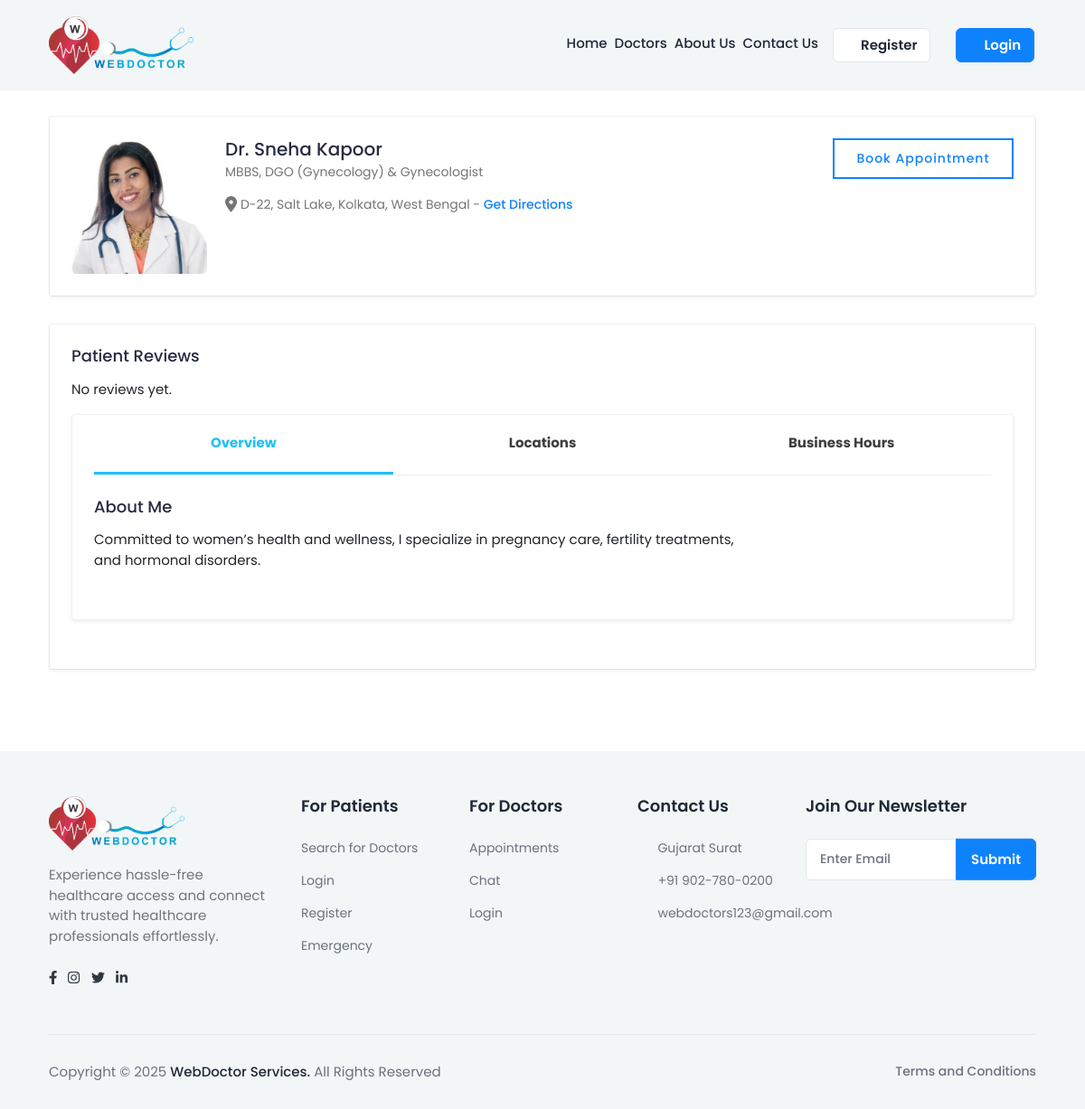
The app's page /doctor_profile/21/ with its own data.
### myapp/models.py (models this page shows, shortened)
class doctorRegister(models.Model):
    GENDER_CHOICES = [
        ('M', 'Male'),
        ('F', 'Female'),
        ('O', 'Other'),
    ]
    name = models.CharField(max_length=100)
    email = models.EmailField(unique=True)
    phno = models.BigIntegerField(unique=True)
    password = models.CharField(max_length=100)
    profile_img = models.ImageField(upload_to='profile_pics/', null=True, blank=True)
    qualification = models.CharField(max_length=100,blank=True, null=True)
    specialization = models.CharField(max_length=100,blank=True, null=True)
    experience = models.IntegerField(blank=True, null=True)
    address = models.TextField(blank=True, null=True)
    city = models.CharField(max_length=50,blank=True, null=True)
    state = models.CharField(max_length=50,blank=True, null=True)
    clinic_name = models.CharField(max_length=255)
    clinic_address = models.TextField()
    gender = models.CharField(max_length=5, choices=GENDER_CHOICES)
    mci_no = models.CharField(max_length=10,blank=True, null=True)
    fee = models.BigIntegerField(null=True)
    about_me=models.TextField(null=True)
    is_approved = models.BooleanField(default=False)
    is_rejected = models.BooleanField(default=False)
    is_available = models.BooleanField(default=False)  # Doctor is available for emergency

### myapp/views.py (the view)
# urls.py: path('doctor_profile/<int:doctor_id>/', views.doctor_profile, name='doctor_profile'),
def doctor_profile(request, doctor_id):
    doctor = get_object_or_404(doctorRegister, id=doctor_id)  # Fetch doctor by ID
    reviews = review.objects.filter(doctor_id=doctor.id)
    profile = None
    user_type = None
    if request.session.get('patient_id'):
        try:
            profile = patientRegister.objects.get(id=request.session['patient_id'])
            user_type = "patient"
        except patientRegister.DoesNotExist:
            request.session.flush()  # Clear session if user not found
    elif request.session.get('doctor_id'):
        try:
            profile = doctorRegister.objects.get(id=request.session['doctor_id'])
            user_type = "doctor"
        except doctorRegister.DoesNotExist:
            request.session.flush()  # Clear session if user not found
    return render(request, 'doctor-profile.html', {
        'doctor': doctor,
        'reviews': reviews,
        'profile': profile,
        'user_type': user_type
    })

### myapp/templates/doctor-profile.html (shortened to what this page needs)
{% load static %}
<html lang="en" class="fontawesome-i2svg-active fontawesome-i2svg-complete">
    <head>
        <link rel="stylesheet" href="{% static 'assets/css/bootstrap.min.css' %}">
        <link rel="stylesheet" href="https://cdnjs.cloudflare.com/ajax/libs/font-awesome/6.0.0-beta3/css/all.min.css">
        <link rel="stylesheet" href="{% static 'assets/plugins/fontawesome/css/all.min.css' %}">
        <link rel="stylesheet" href="{% static 'assets/css/feather.css' %}">
        <link rel="stylesheet" href="{% static 'assets/css/custom.css' %}">
        <link href="https://cdn.jsdelivr.net/npm/bootstrap@5.3.3/dist/css/bootstrap.min.css" rel="stylesheet">
    </head>
<body>
        {% block content %}
<div class="main-wrapper">
  <header class="header header-fixed header-one">
    <div class="container">
        <nav class="navbar navbar-expand-lg header-nav">
            <div class="navbar-header">
                <a href="/" class="navbar-brand logo">
                    <img src="{% static 'assets/img/logo.png' %}" class="img-fluid" alt="Logo">
                </a>
            </div>
            <div class="main-menu-wrapper">
                <ul class="main-nav">
                    <li><a href="{% url 'index' %}">Home</a></li>
                    <li><a href="{% url 'doctor_list' %}">Doctors</a></li>
                    <li><a href="{% url 'about_us' %}">About Us</a></li>
                    <li><a href="{% url 'contact_us' %}">Contact Us</a></li>
                    <ul class="nav header-navbar-rht pt-3">
                    {% if request.session.patient_id or request.session.doctor_id %}
      <li class="nav-item dropdown has-arrow logged-item">
          <a href="#" class="dropdown-toggle nav-link" data-bs-toggle="dropdown" aria-expanded="false">
              <span class="user-img">
                  {% if profile and profile.profile_img %}
                      <img class="rounded-circle" src="{{ profile.profile_img.url }}" width="31" alt="profile" />
                  {% else %}
                      <img class="rounded-circle" src="/static/assets/img/default_profile.png" width="31" alt="default profile" />
                  {% endif %}
                  {% comment %} <span class="user-name ms-2">{{ profile.name }}</span>  {% endcomment %}
              </span>
          </a>
          <div class="dropdown-menu dropdown-menu-end">
              <div class="user-header d-flex align-items-center">
                  <div class="avatar avatar-sm me-2">
                      {% if profile and profile.profile_img %}
                          <img class="rounded-circle" src="{{ profile.profile_img.url }}" width="31" alt="profile" />
                      {% else %}
                          <img class="rounded-circle" src="/static/assets/img/default_profile.png" width="31" alt="default profile" />
                      {% endif %}
                  </div>
                  <div class="user-text">
                      <h6 class="mb-0">{{ profile.name }}</h6>
                  </div>
              </div>
              {% if user_type == "patient" %}
                  <a class="dropdown-item" href="{% url 'patient_dashboard' %}">Dashboard</a>
                  <a class="dropdown-item" href="{% url 'patient_profile_settings' %}">Profile Settings</a>
              {% elif user_type == "doctor" %}
                  <a class="dropdown-item" href="{% url 'doctor_dashboard' %}">Dashboard</a>
                  <a class="dropdown-item" href="{% url 'doctor_profile_settings' %}">Profile Settings</a>
              {% endif %}
              <a class="dropdown-item text-danger" href="{% url 'logout' %}">Logout</a>
          </div>
      </li>
                    {% else %}
                        <li class="register-btn mb-3 mx-2">
                          <a href="{% url 'register' %}" class="btn reg-btn btn-primary" >
                            <i class="feather-user"></i>Register
                          </a>
                        </li>
                        <li class="register-btn mb-3 ">
                          <a href="{% url 'login' %}" class="btn btn-primary log-btn">
                            <i class="feather-lock"></i>Login
                          </a>
                        </li>
                    {% endif %}
                </ul>
              </ul>
            </div>
        </nav>
    </div>
  </header>
         <div class="content phone-new">
            <div class="container mt-5">
                <div class="card">
                    <div class="card-body shadow-sm">
                        <div class="doctor-widget">
                            <div class="doc-info-left">
                                <div class="doctor-img">
                                    {% if doctor.profile_img %}
                                        <img src="{{ doctor.profile_img.url }}" alt="profile">
                                    {% else %}
                                        <img src="/static/assets/img/default_profile.png" alt="default profile">
                                    {% endif %}
                                </div>
                                <div class="doc-info-cont">
                                    <h4 class="doc-name">Dr. {{ doctor.name }}</h4>
                                    <p class="doc-speciality">{{ doctor.qualification }} &amp; {{ doctor.specialization }}</p>
                                    <div class="clinic-details">
                                        <p class="doc-location">
                                          <i class="fa-solid fa-location-dot fa-lg"></i>
                                            {{ doctor.clinic_address }}, {{ doctor.state }} - <a href="javascript:void(0);">Get Directions</a>
                                        </p>
                                    </div>
                                </div>
                            </div>
                            <div class="doc-info-right">
                                <div class="clinic-booking">
                                    <a class="proceed-btn" href="{% url 'book_appointment' doctor_id=doctor.id%}">Book Appointment</a>
                                </div>
                            </div>
                        </div>
                    </div>
                  </div>
                    <div class="card">
                        <div class="card-body shadow-sm">
                    <h4 class="widget-title">Patient Reviews</h4>
                    {% if reviews %}
                        <div class="row">
                            {% for review in reviews %}
                                <div class="col-md-3 mb-4">
                                    <div class="card">
                                        <div class="card-body" id="review_card">
                                            <strong>{{ review.patient_id.name }}</strong>
                                            <p>Rating: {% for star in "12345"|make_list %}{% if forloop.counter <= review.rating %}⭐{% else %}☆{% endif %}{% endfor %}</p>
                                            <p>{{ review.review_text }}</p>
                                            <small class="text-muted">{{ review.review_date|date:"F d, Y" }}</small>
                                        </div>
                                    </div>
                                </div>
                                {% if forloop.counter|divisibleby:4 %}</div><div class="row">{% endif %}
                            {% endfor %}
                        </div>
                    </div>
                </div>
                    {% else %}
                        <p>No reviews yet.</p>
                    {% endif %}
                <div class="card shadow-sm">
                    <div class="card-body pt-0">
                        <nav class="user-tabs mb-4">
                            <ul class="nav nav-tabs nav-tabs-bottom nav-justified" role="tablist">
                                <li class="nav-item" role="presentation"><a class="nav-link active" href="#doc_overview" data-bs-toggle="tab" aria-selected="true" role="tab">Overview</a></li>
                                <li class="nav-item" role="presentation"><a class="nav-link" href="#doc_locations" data-bs-toggle="tab" aria-selected="false" role="tab" tabindex="-1">Locations</a></li>
                                <li class="nav-item" role="presentation"><a class="nav-link" href="#doc_business_hours" data-bs-toggle="tab" aria-selected="false" role="tab" tabindex="-1">Business Hours</a></li>
                            </ul>
                        </nav>
                        <div class="tab-content pt-0">
                            <div role="tabpanel" id="doc_overview" class="tab-pane fade active show">
                                <div class="row">
                                    <div class="col-md-12 col-lg-9">
                                        <div class="widget about-widget">
                                            <h4 class="widget-title">About Me</h4>
                                            <p>{{ doctor.about_me }}</p>
                                        </div>
                                    </div>
                                </div>
                            </div>
                          </div>
                    </div>
                </div>
            </div>
        </div>
    </div>
</div>
  {% include "footer.html" %}
  {% endblock %}
    <link rel="stylesheet" href="https://code.jquery.com/ui/1.12.1/themes/base/jquery-ui.css">
</body>
</html>

### myapp/static/assets/css/feather.css (style rules this page uses)
[class^="feather-"], [class*=" feather-"] { font-family: 'feather' !important; speak: none; font-style: normal; font-weight: normal; font-variant: normal; text-transform: none; line-height: 1; -webkit-font-smoothing: antialiased; -moz-osx-font-smoothing: grayscale; }
.feather-lock:before { content: "\e987"; }
.feather-user:before { content: "\e9f1"; }

### records on screen
doctorRegister: profile_img (picture), name "Sneha Kapoor", qualification "MBBS, DGO (Gynecology)", specialization "Gynecologist", clinic_address "D-22, Salt Lake, Kolkata", state "West Bengal", about_me "Committed to women’s health and wellness, I specialize in pregnancy care, fertility treatments, and hormonal disorders."
